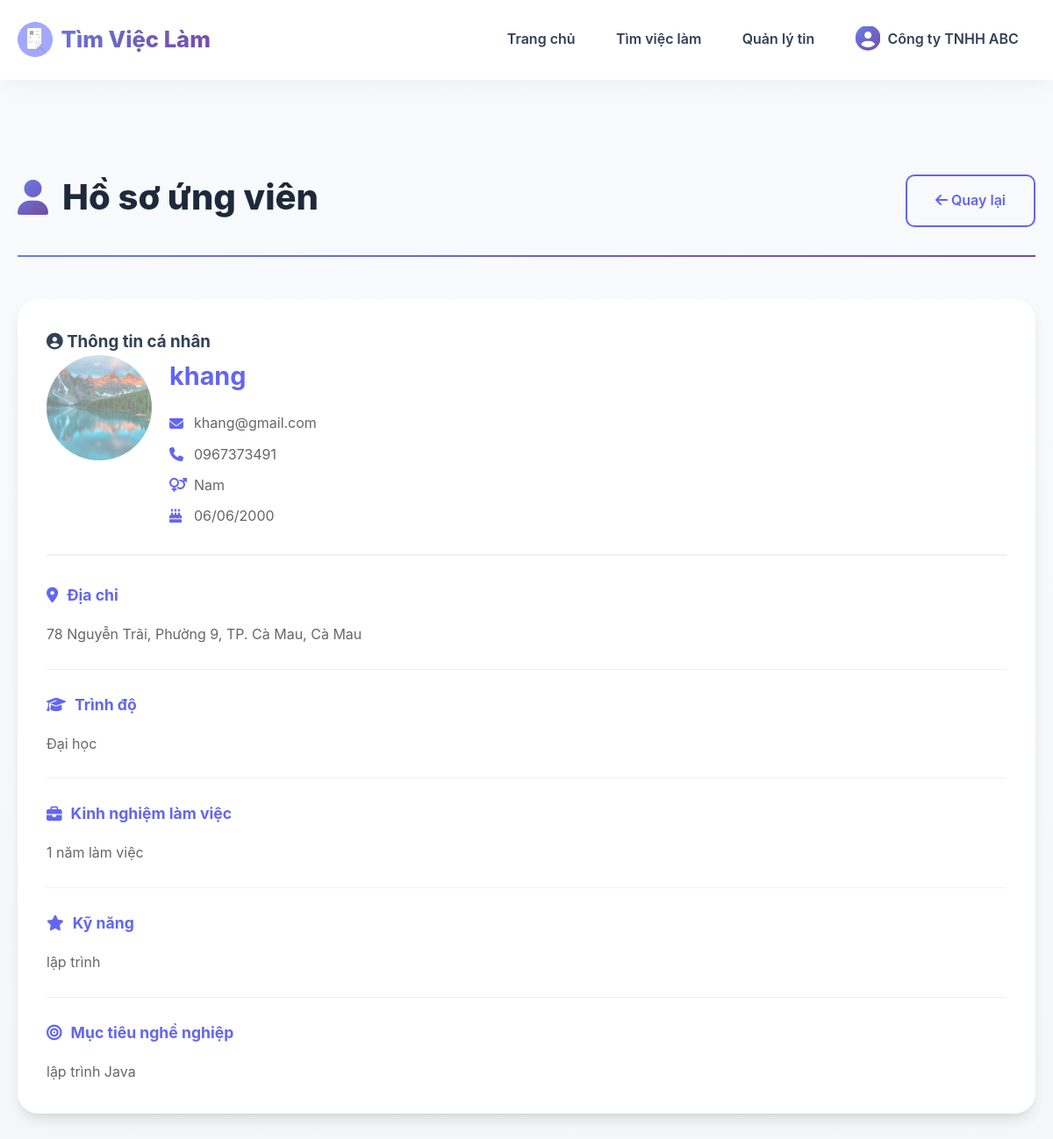
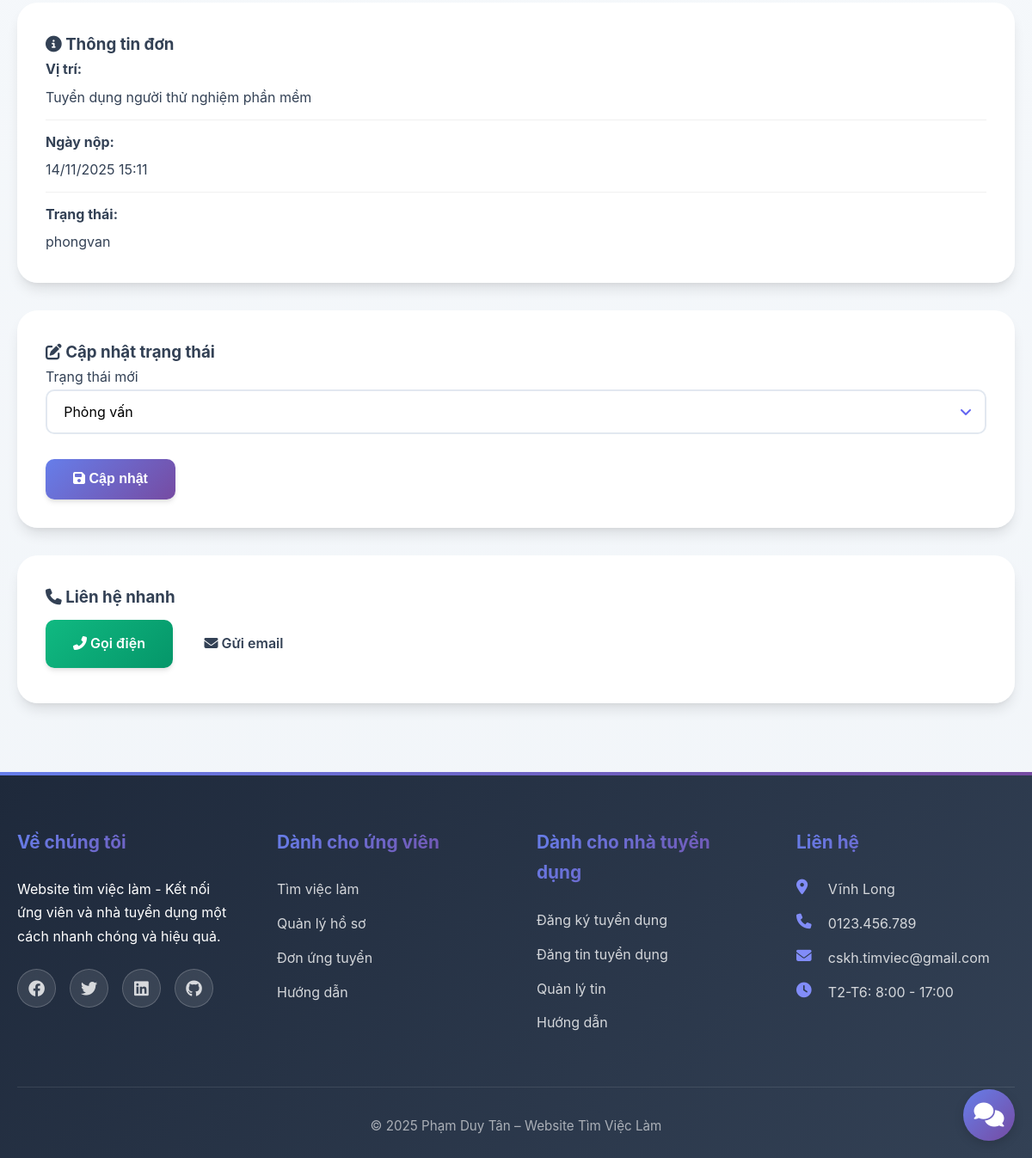
/nhatuyendung/chitietungvien/14 (signed in), run on the app's committed database (2 pictures, top to bottom).
### tables this page shows
CREATE TABLE `donungtuyen` (
  `id` int(11) NOT NULL,
  `tintuyendung_id` int(11) NOT NULL,
  `nguoidung_id` int(11) NOT NULL COMMENT 'ID ứng viên',
  `cv_file` varchar(255) NOT NULL,
  `thuungtuyen` text DEFAULT NULL,
  `trangthai` enum('moi','dangxem','phongvan','nhanviec','tuchoi') DEFAULT 'moi',
  `ghichu` text DEFAULT NULL COMMENT 'Ghi chú của nhà tuyển dụng',
  `ngaynop` datetime DEFAULT current_timestamp(),
  `ngaycapnhat` datetime DEFAULT current_timestamp() ON UPDATE current_timestamp()
);

CREATE TABLE `nguoidung` (
  `id` int(11) NOT NULL,
  `email` varchar(255) NOT NULL,
  `matkhau` varchar(255) NOT NULL,
  `hoten` varchar(255) NOT NULL,
  `sodienthoai` varchar(20) DEFAULT NULL,
  `diachi` text DEFAULT NULL,
  `avatar` varchar(255) DEFAULT NULL,
  `vaitro` enum('admin','ungvien','tuyendung','choduyet') DEFAULT 'ungvien',
  `trangthai` enum('hoatdong','khoa') DEFAULT 'hoatdong',
  `xacminh` tinyint(1) DEFAULT 0,
  `ngaytao` datetime DEFAULT current_timestamp(),
  `ngaycapnhat` datetime DEFAULT current_timestamp() ON UPDATE current_timestamp()
);

CREATE TABLE `thongtinungvien` (
  `id` int(11) NOT NULL,
  `nguoidung_id` int(11) NOT NULL,
  `ngaysinh` date DEFAULT NULL,
  `gioitinh` enum('nam','nu','khac') DEFAULT NULL,
  `trinhdo` varchar(255) DEFAULT NULL,
  `kinhnghiem` text DEFAULT NULL,
  `kynang` text DEFAULT NULL,
  `muctieucanhan` text DEFAULT NULL,
  `cv_file` varchar(255) DEFAULT NULL,
  `ngaycapnhat` datetime DEFAULT current_timestamp() ON UPDATE current_timestamp()
);

CREATE TABLE `tintuyendung` (
  `id` int(11) NOT NULL,
  `nguoidung_id` int(11) NOT NULL COMMENT 'ID nhà tuyển dụng',
  `tieude` varchar(500) NOT NULL,
  `nganhnghe_id` int(11) NOT NULL,
  `mucluong_id` int(11) DEFAULT NULL,
  `loaicongviec_id` int(11) DEFAULT NULL,
  `tinhthanh_id` int(11) DEFAULT NULL,
  `diachilamviec` text DEFAULT NULL,
  `soluong` int(11) DEFAULT 1,
  `gioitinh_yc` enum('nam','nu','khongphanbiet') DEFAULT 'khongphanbiet',
  `mota` text DEFAULT NULL,
  `yeucau` text DEFAULT NULL,
  `quyenloi` text DEFAULT NULL,
  `ngayhethan` date NOT NULL,
  `trangthai` enum('choduyet','dangmo','hethan','dong','an') DEFAULT 'choduyet',
  `luotxem` int(11) DEFAULT 0,
  `ngaydang` datetime DEFAULT current_timestamp(),
  `ngaycapnhat` datetime DEFAULT current_timestamp() ON UPDATE current_timestamp()
);

### app/controllers/NhatuyendungController.php (called while the page is built, shortened)
<?php
require_once BASE_PATH . 'app/models/DonUngTuyenModel.php';
class NhatuyendungController extends BaseController {
    private $donModel;
    public function __construct() {
        $this->donModel = new DonUngTuyenModel();
    }
    public function chitietungvien($donId) {
        $don = $this->donModel->layChiTiet($donId);
        $data = [
            'pageTitle' => 'Hồ sơ ứng viên - ' . $don['hoten'],
            'don' => $don
        ];
        $this->view('nhatuyendung/chitietungvien', $data);
    }
}
?>

### app/core/Database.php (called while the page is built, shortened)
<?php
class Database {
    private static $instance = null;
    private $connection;
    private function __construct() {
        try {
            $this->connection = new PDO(
                "mysql:host=" . DB_HOST . ";dbname=" . DB_NAME . ";charset=utf8mb4",
                DB_USER,
                DB_PASS,
                [
                    PDO::ATTR_ERRMODE => PDO::ERRMODE_EXCEPTION,
                    PDO::ATTR_DEFAULT_FETCH_MODE => PDO::FETCH_ASSOC,
                    PDO::ATTR_EMULATE_PREPARES => false
                ]
            );
        } catch (PDOException $e) {
            error_log("Database connection failed: " . $e->getMessage());
            if (DEBUG_MODE) {
                die("Lỗi kết nối database: " . $e->getMessage());
            } else {
                die("Không thể kết nối đến cơ sở dữ liệu. Vui lòng thử lại sau.");
            }
        }
    }
    public static function getInstance() {
        if (self::$instance === null) {
            self::$instance = new self();
        }
        return self::$instance;
    }
    public function getConnection() {
        return $this->connection;
    }
}

### app/models/DonUngTuyenModel.php (called while the page is built, shortened)
<?php
class DonUngTuyenModel {
    private $db;
    private $table = 'donungtuyen';
    public function __construct() {
        $this->db = Database::getInstance()->getConnection();
    }
    public function layChiTiet($id) {
        $sql = "SELECT d.*,
                nd.hoten, nd.email, nd.sodienthoai, nd.avatar, nd.diachi,
                tuv.ngaysinh, tuv.gioitinh, tuv.trinhdo, tuv.kinhnghiem, tuv.kynang, tuv.muctieucanhan,
                t.tieude, t.nguoidung_id as nhatuyendung_id,
                nhatd.tencongty
                FROM " . $this->table . " d
                INNER JOIN nguoidung nd ON d.nguoidung_id = nd.id
                LEFT JOIN thongtinungvien tuv ON nd.id = tuv.nguoidung_id
                INNER JOIN tintuyendung t ON d.tintuyendung_id = t.id
                LEFT JOIN thongtinnhatuyendung nhatd ON t.nguoidung_id = nhatd.nguoidung_id
                WHERE d.id = :id";
        $stmt = $this->db->prepare($sql);
        $stmt->bindParam(':id', $id);
        $stmt->execute();
        return $stmt->fetch(PDO::FETCH_ASSOC);
    }
}
?>

### app/views/nhatuyendung/chitietungvien.php (the view, shortened to what this page needs)
<?php require_once BASE_PATH . 'app/views/layouts/header.php'; ?>
<div class="container" style="margin-top: 100px;">
    <div class="page-header">
        <div style="display: flex; justify-content: space-between; align-items: center;">
            <h1><i class="fas fa-user"></i> Hồ sơ ứng viên</h1>
            <a href="<?php echo BASE_URL; ?>nhatuyendung/danhsachungvien/<?php echo $don['tintuyendung_id']; ?>" class="btn btn-outline">
                <i class="fas fa-arrow-left"></i> Quay lại
            </a>
        </div>
    </div>
    <div class="row">
        <div class="col-md-8">
            <div class="card">
                <div class="card-header">
                    <h3><i class="fas fa-user-circle"></i> Thông tin cá nhân</h3>
                </div>
                <div class="card-body">
                    <div class="profile-header">
                        <div class="profile-avatar">
                            <?php if (!empty($don['avatar'])): ?>
                                <img src="<?php echo BASE_URL . 'uploads/avatar/' . htmlspecialchars($don['avatar']); ?>"
                                     alt="Avatar">
                            <?php else: ?>
                                <div class="avatar-placeholder">
                                    <?php echo strtoupper(substr($don['hoten'], 0, 1)); ?>
                                </div>
                            <?php endif; ?>
                        </div>
                        <div class="profile-info">
                            <h2><?php echo htmlspecialchars($don['hoten']); ?></h2>
                            <div class="profile-meta">
                                <span><i class="fas fa-envelope"></i> <?php echo htmlspecialchars($don['email']); ?></span>
                                <span><i class="fas fa-phone"></i> <?php echo htmlspecialchars($don['sodienthoai']); ?></span>
                                <?php if (!empty($don['gioitinh'])): ?>
                                    <span><i class="fas fa-venus-mars"></i> <?php echo $don['gioitinh'] == 'nam' ? 'Nam' : 'Nữ'; ?></span>
                                <?php endif; ?>
                                <?php if (!empty($don['ngaysinh'])): ?>
                                    <span><i class="fas fa-birthday-cake"></i> <?php echo date('d/m/Y', strtotime($don['ngaysinh'])); ?></span>
                                <?php endif; ?>
                            </div>
                        </div>
                    </div>
                    <?php if (!empty($don['diachi'])): ?>
                    <div class="info-section">
                        <h4><i class="fas fa-map-marker-alt"></i> Địa chỉ</h4>
                        <p><?php echo htmlspecialchars($don['diachi']); ?></p>
                    </div>
                    <?php endif; ?>
                    <?php if (!empty($don['trinhdo']) || !empty($don['kinhnghiem']) || !empty($don['kynang']) || !empty($don['muctieucanhan'])): ?>
                        <?php if (!empty($don['trinhdo'])): ?>
                        <div class="info-section">
                            <h4><i class="fas fa-graduation-cap"></i> Trình độ</h4>
                            <p><?php echo nl2br(htmlspecialchars($don['trinhdo'])); ?></p>
                        </div>
                        <?php endif; ?>
                        <?php if (!empty($don['kinhnghiem'])): ?>
                        <div class="info-section">
                            <h4><i class="fas fa-briefcase"></i> Kinh nghiệm làm việc</h4>
                            <p><?php echo nl2br(htmlspecialchars($don['kinhnghiem'])); ?></p>
                        </div>
                        <?php endif; ?>
                        <?php if (!empty($don['kynang'])): ?>
                        <div class="info-section">
                            <h4><i class="fas fa-star"></i> Kỹ năng</h4>
                            <p><?php echo nl2br(htmlspecialchars($don['kynang'])); ?></p>
                        </div>
                        <?php endif; ?>
                        <?php if (!empty($don['muctieucanhan'])): ?>
                        <div class="info-section">
                            <h4><i class="fas fa-bullseye"></i> Mục tiêu nghề nghiệp</h4>
                            <p><?php echo nl2br(htmlspecialchars($don['muctieucanhan'])); ?></p>
                        </div>
                        <?php endif; ?>
                    <?php endif; ?>
                </div>
            </div>
        </div>
        <div class="col-md-4">
            <div class="card">
                <div class="card-header">
                    <h3><i class="fas fa-info-circle"></i> Thông tin đơn</h3>
                </div>
                <div class="card-body">
                    <div class="info-list">
                        <div class="info-row">
                            <strong>Vị trí:</strong>
                            <span><?php echo htmlspecialchars($don['tieude']); ?></span>
                        </div>
                        <div class="info-row">
                            <strong>Ngày nộp:</strong>
                            <span><?php echo date('d/m/Y H:i', strtotime($don['ngaynop'])); ?></span>
                        </div>
                        <div class="info-row">
                            <strong>Trạng thái:</strong>
                            <?php
                            $statusLabels = [
                                'moi' => '<span class="badge badge-info">Mới</span>',
                                'dangxem' => '<span class="badge badge-primary">Đang xem</span>',
                                'phongvan' => '<span class="badge badge-warning">Phỏng vấn</span>',
                                'nhanviec' => '<span class="badge badge-success">Nhận việc</span>',
                                'tuchoi' => '<span class="badge badge-danger">Từ chối</span>'
                            ];
                            echo $statusLabels[$don['trangthai']] ?? $don['trangthai'];
                            ?>
                        </div>
                    </div>
                </div>
            </div>
            <div class="card" style="margin-top: 20px;">
                <div class="card-header">
                    <h3><i class="fas fa-edit"></i> Cập nhật trạng thái</h3>
                </div>
                <div class="card-body">
                    <form method="POST" action="<?php echo BASE_URL; ?>nhatuyendung/capnhattrangthai/<?php echo $don['id']; ?>">
                        <div class="form-group">
                            <label for="trangthai">Trạng thái mới</label>
                            <select class="form-control" id="trangthai" name="trangthai">
                                <option value="phongvan" <?php echo $don['trangthai'] == 'phongvan' ? 'selected' : ''; ?>>
                                    Phỏng vấn
                                </option>
                            </select>
                        </div>
                        <button type="submit" class="btn btn-primary btn-block">
                            <i class="fas fa-save"></i> Cập nhật
                        </button>
                    </form>
                </div>
            </div>
            <div class="card" style="margin-top: 20px;">
                <div class="card-header">
                    <h3><i class="fas fa-phone"></i> Liên hệ nhanh</h3>
                </div>
                <div class="card-body">
                    <a href="tel:<?php echo htmlspecialchars($ungvien['sodienthoai']); ?>" class="btn btn-success btn-block">
                        <i class="fas fa-phone-alt"></i> Gọi điện
                    </a>
                    <a href="mailto:<?php echo htmlspecialchars($ungvien['email']); ?>" class="btn btn-info btn-block" style="margin-top: 10px;">
                        <i class="fas fa-envelope"></i> Gửi email
                    </a>
                </div>
            </div>
        </div>
    </div>
</div>
<?php require_once BASE_PATH . 'app/views/layouts/footer.php'; ?>

### data on the page
donungtuyen: nguoidung.avatar (picture), nguoidung.hoten "khang", nguoidung.email "khang@gmail.com", nguoidung.sodienthoai "0967373491", thongtinungvien.ngaysinh "06/06/2000", nguoidung.diachi "78 Nguyễn Trãi, Phường 9, TP. Cà Mau, Cà Mau", thongtinungvien.trinhdo "Đại học", thongtinungvien.kinhnghiem "1 năm làm việc", thongtinungvien.kynang "lập trình", thongtinungvien.muctieucanhan "lập trình Java", tintuyendung.tieude "Tuyển dụng người thử nghiệm phần mềm", ngaynop "14/11/2025 15:11", trangthai "phongvan", trangthai "Phỏng vấn"

### other printed values
$_SESSION['hoten'] "Công ty TNHH ABC"
